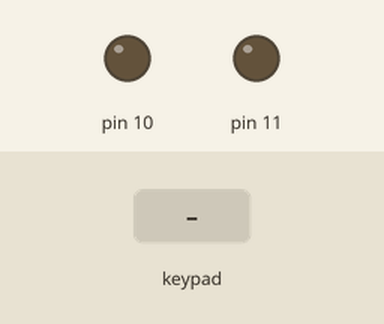
Simulated run of this sketch. Board: Arduino Uno, built with avr-gcc and run on an emulated ATmega328P. On the bench: output pins drawn as LEDs (lit = HIGH). Dashed ring = blinking. The test bench sets the inputs (shaded band). EEPROM starts erased; what the sketch prints to the serial monitor is not drawn.

Above: at 1.2 s.
1.3 s: keypad keys 9 8 7 6 pressed 0.4 s apart
At 1.52 s:
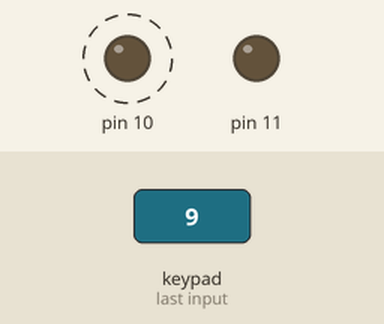
4.4 s: key '1' pressed
At 5.21 s:
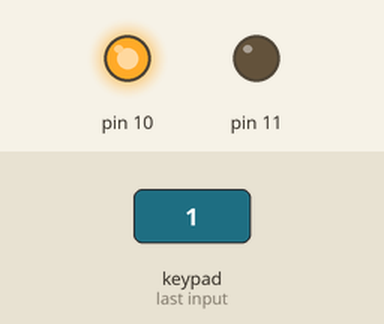
7.4 s: key 'A' pressed
At 8.2 s:
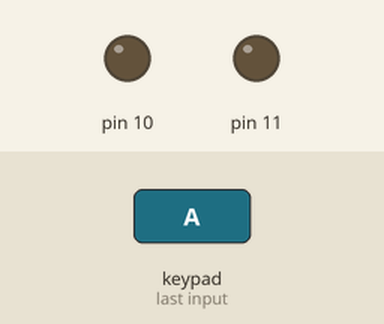
8.9 s: keypad keys 9 8 7 6 # pressed 0.4 s apart
12.8 s: key 'B' pressed
At 13.7 s:
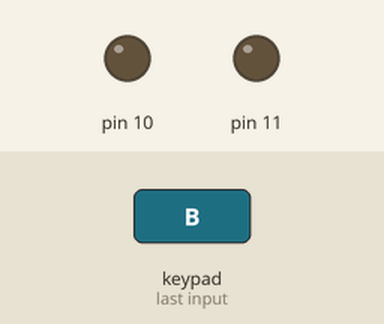
14.3 s: keypad keys 9 8 7 6 * pressed 0.4 s apart
Timing chart, 0 to 18.1 s (numbered marks = the images above; inputs shaded):
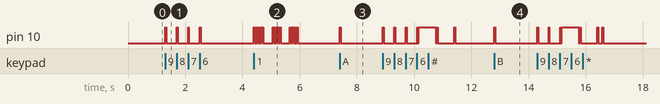

The sketch:

kod_pin.ino
```cpp
// --- zamek szyfrowy ... by wk@warcaby.lh.pl --------------
/* OPIS:
------------------------------------------------------------
- Klawiatura numeryczna 4X4 połączona do pinów 2-9 Arduino
- Pin 10 do połączenia BUZERA
- Pin 11 - wyjście sterujące zamkiem
- szyfr 5-cio znakowy
- zmiana szyfru po wpisaniu kombinacji: *7#AC ( lub innej dowolnej
 5-cio znakowej - patrz w programie )
- do konfiguracji i sprawdzenia działania połacz Serial Terminal (kabel USB)
---------------------------------------------------------- */
#include <Keypad.h>
#include<EEPROM.h>
// --- zmiennie ------------------------------------------
const byte wiersze= 4; //ilość wierszy
const byte kolumny= 4; //ilość kolumn
//definicja klawiszy (identycznie jak na klawiaturze)
char mapaklawiszy[wiersze][kolumny]=
{
{'1', '2', '3', 'A'},
{'4', '5', '6', 'B'},
{'7', '8', '9', 'C'},
{'*', '0', '#', 'D'}
};
byte wiersze_piny[wiersze] = {9,8,7,6}; // wiersze 0-3
byte kolumny_piny[kolumny]= {5,4,3,2}; // kolumny 0-3
int pamiec[5]; // pamięc wciśniętych klawiszy - 5 znaków
volatile int szyfr=0; // szyfr=0 -> brak szyfr=1 jest aktywny
volatile int l=0; // zmienna pomocnicza, licznik znaków
volatile int result=0; // rezultat porównania ciągu 5-ciu znaków
int mykey[5]; // taklica wciśnietych znaków
Keypad myKeypad= Keypad(makeKeymap(mapaklawiszy), wiersze_piny, kolumny_piny,
 wiersze, kolumny);
// definicja obiektu klasy Keypad
// --- funkcje programu: ---------------------------------
void warning_0()
  {
    digitalWrite(10,1);delay(600);digitalWrite(10,0);delay(30);
    warning_1();
  } // bipper dla OK
void warning_1()
  {
    digitalWrite(10,1);delay(30);digitalWrite(10,0);delay(30);
  } // bipper dla wrong code
void odczyt_EEPROM() // funkcja sprawdza obecnośc szyfru w pamięci EEPROM
  {
   for (int i=0;i<5;i++) {pamiec[i]=EEPROM.read(i);}
   if(pamiec[0]!=255 && pamiec[1]!=255 && pamiec[2]!=255 && pamiec[3]!=255
   && pamiec[4]!=255) szyfr=1; else szyfr=0;
   // jeśli jest KOD to szyfr =1 else szyfr =0
  }
void fnowy_kod() // funkcja ustawia nową kombinację dla szyfru
  {
   for(int i=0;i<5;i++)EEPROM.write(i,255); //kasowanie EEPROM
   Serial.println("Skasowano stary kod dostepu");
   Serial.print("Wprowadz nowy KOD dostepu: ");
   while(l<5)
     {
     char keypressed = myKeypad.getKey();
     if (keypressed != NO_KEY)
       {
       EEPROM.write(l,keypressed);l++; // zapis pojedynczego znaku
       Serial.print(keypressed);warning_1(); // komunikacja po RS
       }
     }
   for(int k=0;k<3;k++){
   warning_1();warning_1();warning_1();warning_1();warning_1();delay(300);}
   Serial.println(" ---> Kod dostepu zapisany");l=0;
  }
void dostep() // funkcja sterująca zamkiem
  {
   Serial.print("Wprowadz KOD dostepu: ");
   while(l<5)
     {
     char keypressed = myKeypad.getKey();
     if (keypressed != NO_KEY)
       {
       mykey[l]=keypressed;l++;Serial.print(keypressed);warning_1();
       }
     }
   if( mykey[0]==pamiec[0] && mykey[1]==pamiec[1] && mykey[2]==pamiec[2]
   && mykey[3]==pamiec[3] && mykey[4]==pamiec[4] )
     {
     warning_1();warning_1();
     Serial.println(" OK ---> OTWIERAM ZAMEK na 3 sekundy !!!");
     digitalWrite(11,HIGH);delay(1000);digitalWrite(11,LOW);
     // otwieram zamek na 3 sek
     }
   // sprawdzamy czy wybrano specjalny kod do zmiany szyfru
   else
     {
       result++;
       if(mykey[0]=='*' && mykey[1]=='7' && mykey[2]=='#' && mykey[3]=='A'
       && mykey[4]=='C' )
         {
         // *7#AC
         for(int k=0;k<3;k++){
         warning_1();warning_1();warning_1();warning_1();warning_1();
         delay(300);}
         Serial.println(" ");
         Serial.print("Wykryto polecenie zmiany kodu dostepu...");
         Serial.println(" wykonuje procedure zmiany kodu");
         delay(500);l=0;fnowy_kod();
         }
       else result++;
     }
   if(result>1){ Serial.println(" ---> Kod NIEPRAWIDLOWY");
   warning_0();delay(500);result=0;}
   l=0;
  }
//-------------------------------------------------------
void setup()
 {
   pinMode(10,OUTPUT);
   pinMode(11,OUTPUT);
   digitalWrite(10,0);
   digitalWrite(11,0);
   Serial.begin(9600);
   Serial.flush();
 }
//--------------------------------------------------------
void loop()
 {
   odczyt_EEPROM();delay(30);
   if(szyfr==0)fnowy_kod();else dostep();
 }
// =========== KONIEC ====================================
```

Measured:
- after the input at 1.3 s, pin 10: alternates HIGH for 0.03 s and LOW for 0.37 s, 8 changes in all, then stays LOW, starting at once
- after the input at 4.4 s, pin 10: LOW → HIGH at once, then repeats every 0.60 s: HIGH 0.03 s, LOW 0.33 s, 4 × (HIGH 0.03 s, LOW 0.03 s)
- after the input at 7.4 s, pin 10: LOW → HIGH at once, → LOW 0.03 s later
- after the input at 12.8 s, pin 10: LOW → HIGH at once, → LOW 0.03 s later
